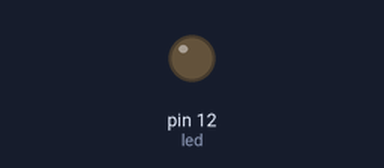
The program below on a simulated Raspberry Pi (header pin numbers). Shown: output pins drawn as LEDs (lit = HIGH).

Above: at 0.05 s.
At 0.95 s:
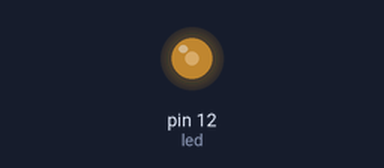
At 1.9 s:
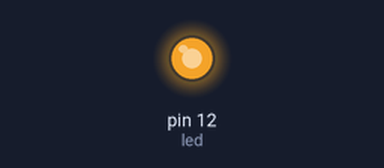
At 3.8 s:
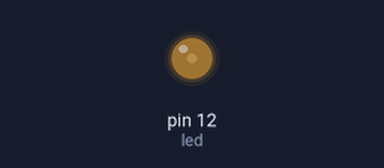
Timing chart, 0 to 5.5 s (numbered marks = the images above):
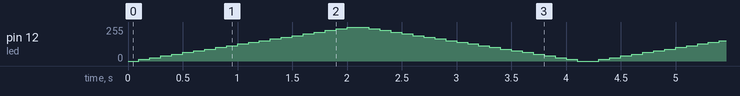

The program:

pwm_test.py
```python
#!/usr/bin/python

import RPi.GPIO as GPIO
import time

GPIO.setmode(GPIO.BOARD)
GPIO.setup(12, GPIO.OUT)

led = GPIO.PWM(12, 50)
led.start(0)

try:
   while True:
      for dc in range(0, 101, 5):
         led.ChangeDutyCycle(dc)
         time.sleep(0.1)
      for dc in range(100, -1, -5):
         led.ChangeDutyCycle(dc)
         time.sleep(0.1)

except KeyboardInterrupt:
   led.stop()
   GPIO.cleanup()
```
